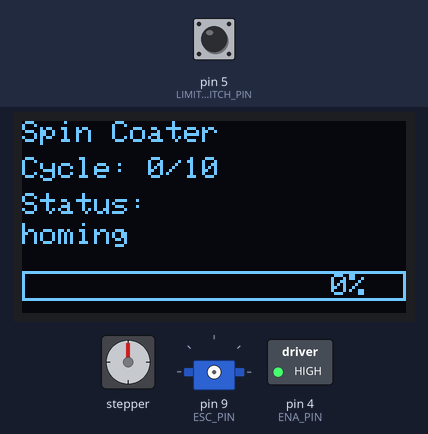
A sketch run on a simulated Arduino Uno, built with avr-gcc and run on an emulated ATmega328P. Parts: 128×64 one-colour display, stepper motor, servo, switched loads named in the sketch (green lamp = pin HIGH). Inputs (shaded band) come from the test bench; at power-on: pin 5 (LIMIT_SWITCH_PIN) HIGH. Stepper angles assume 200 steps per turn; pins used as bus, display or sensor lines are not drawn; what the sketch prints to the serial monitor is not drawn.

Above: at 7.8 s.
7.9 s: pin 5 (LIMIT_SWITCH_PIN) pulled LOW for 0.15 s
At 18.4 s:
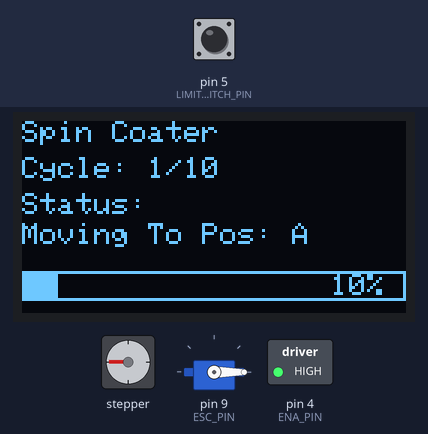
At 25.5 s:
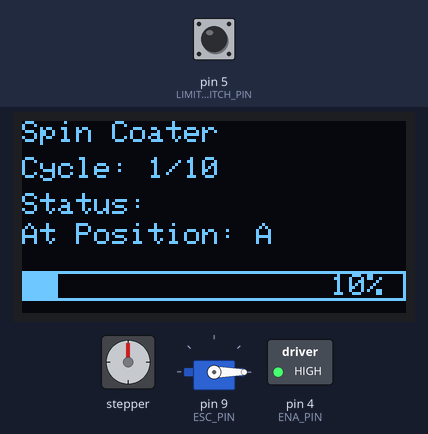
Timing chart, 0 to 26.6 s (numbered marks = the images above; inputs shaded):
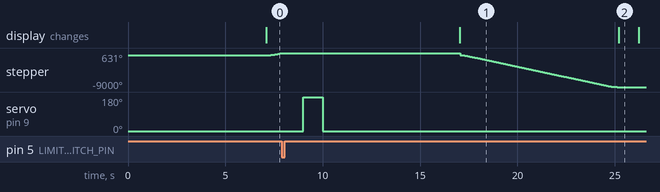

The sketch:

Main_ino.ino
```cpp
#include <stdint.h>
#include "Main_Settings.h"    // Configurations and settings for the project
#include "prototypes.h"       // Required for function prototypes and StatusMsg enum
#include <Arduino.h>           // Arduino core library for basic functions

#ifdef __AVR__ // Check for AVR architecture (e.g., Arduino Uno)
int freeMemory() {
    extern int __heap_start, *__brkval;
    int v; // Stack variable (top of stack)
    return (int)&v - (__brkval == 0 ? (int)&__heap_start : (int)__brkval);
}
#endif

/*
Setup function to initialize all components:

    - Starts the serial communication
    - Prints available memory
    - Sets up the OLED screen
    - Initializes components: linear stage, motor, syringe pump

    Called once during startup.
*/
void setup() {
    Serial.begin(9600);
    Serial.print(F("Free memory at startup: "));
    Serial.println(freeMemory());                          // Print available memory at startup

    screen_setup();                                        // Initialize the OLED screen
    linearStage_Setup();                                   // Set up the linear stage
    motorSetup();                                          // Set up the motor
    syringePump_Setup();                                   // Set up the syringe pump

    Serial.println(F("Setup process complete"));
}


void loop() {

     /*
      Main loop of the program, runs continuously:

        - Alternates between position A and position B, dispensing solution, and spinning substrate
        - Updates the OLED screen with the current status, cycle number, and progress
        - Uses the `moveToPosition`, `dispenseVolume`, and `motorLoop` functions to control the hardware

    Called repeatedly during operation.
    */
    Serial.print(F("Free memory in loop: "));
    Serial.println(freeMemory());                           // Print available memory during each loop iteration
    delay(1000);                                            // Delay for stability

    static bool positionAtA = true;                         // Track the current position (A or B)

    // Loop through the number of layers (process for each layer)
    for (int i = 1; i < NUMBER_OF_LAYERS; i++) {
        int currentCycle = i;

        // Determine the current position (A or B) as a string
        String pos = positionAtA ? "A" : "B";
        unsigned short int progress = map(i, 0, NUMBER_OF_LAYERS, 0, 100); // Progress percentage

        // Update the screen with the current status message
        char statusBuffer[50];
        getStatusMessage(statusBuffer, MSG_MOVING_TO_POS, pos.c_str());
        updateScreen(statusBuffer, currentCycle, progress);

        moveToPosition(positionAtA ? POSITION_A : POSITION_B);
        getStatusMessage(statusBuffer, MSG_AT_POS, pos.c_str());
        updateScreen(statusBuffer, currentCycle, progress);

        delay(1000);

        Serial.println(F("Syringe Pump Starting"));
        getStatusMessage(statusBuffer, MSG_DISPENSING, pos.c_str());
        updateScreen(statusBuffer, currentCycle, progress);
        dispenseVolume(); // Dispense solution using the syringe pump
        Serial.println(F("Syringe Pump Finished"));

        delay(1000); // Short delay after dispensing

        getStatusMessage(statusBuffer, MSG_SPINNING); // Spinning status
        updateScreen(statusBuffer, currentCycle, progress);
        motorLoop(); // Activate motor loop for spinning
        Serial.println(F("Motor loop finished"));

        delay(1000); // Short delay after spinning

        positionAtA = !positionAtA; // Toggle between positions A and B
    }

    // Final delay after the process is complete
    delay(10000); // Wait for a while before restarting the process
}
```

Main_BLDC_ino.ino
```cpp
// BLDCrampuprampdown.cpp
//#include "settings.h"
#include <Servo.h>

Servo esc;

void motorSetup() {
  esc.attach(ESC_PIN, minPulse, maxPulse);
  esc.writeMicroseconds(minPulse);   // Step 1: Minimum throttle
  delay(1000);                        // Wait 1 sec
  esc.writeMicroseconds(maxPulse);   // Step 2: Maximum throttle
  delay(1000);                        // Wait 1 sec
  esc.writeMicroseconds(minPulse);   // Step 3: Back to minimum
  delay(1000);                        // Wait 1 sec
  delay(5000);
  Serial.println(F("ESC Armed"));
}

void motorLoop() {
	/*
	loop for the motor  to ramp up to a value, TARGET_RPM, then ramp back down to idle

	TARGET_RPM is the rpm the motor will ramp to; from the MAX_RPM in settings, it is found by a mapping function,
	using the min/max pulses, and the min (0) and max (9480) rpm allowed from the motor.

	ramping is done by incrementing a value: pulse, then writing the motor that pulse value.
	the ramping can be adjusted by changing the increment value (" ; pulse += 5") or the short delay (50ms), to make
	it slower or faster

	there is a delay inbetween the ramp up and the ramp down, this delay can be changed in settings depending on
	long the coating should occur
	*/

  unsigned int TARGET_RPM = 7000;
  unsigned int targetPulse = map(TARGET_RPM, 0, maxRPM, minPulse, maxPulse);
  targetPulse = constrain(targetPulse, minPulse, maxPulse);

  // RAMP UP
  for (int pulse = minPulse; pulse <= targetPulse; pulse += 5) {
    esc.writeMicroseconds(pulse);
    Serial.print(F("Ramping Up - Pulse: "));
    Serial.println(pulse);
    delay(50);
  }
  delay(MOTOR_SPIN_COATING_TIME);
  //RAMP DOWN
  for(int pulse = targetPulse; pulse >= minPulse; pulse -= 5){
    esc.writeMicroseconds(pulse);
    Serial.print(F("ramping down - pulse: "));
    Serial.println(pulse);
    delay(50);
  }
}
```

Main_LinearStage_ino.ino
```cpp
// linearstage.cpp

#include <AccelStepper.h>
/* for when not using Main_Settings.hpp
//#include "settings.h"

#define LIMIT_SWITCH_PIN 5
#define ENA_PIN 4
#define DIR_PIN 3
#define PUL_PIN 2

const int maxSpeed = 750;
const int homingSpeed = 750;
const int acceleration = 1000;
const int POSITION_A = -5000;
const int POSITION_B = -6000;
*/

AccelStepper stepper(AccelStepper::DRIVER, PUL_PIN, DIR_PIN);

void linearStage_Setup() {
    /*
    Setup function for the linear stage

    initalize all the pins, then write ENABLE pin to HIGH to enable the motor.

    it then calls homeStage(), the function that homes the linear stage, establishing a '0' position for
    future reference.

        - Called in setup()
    */
    delay(7000);
    Serial.begin(9600);
    pinMode(LIMIT_SWITCH_PIN, INPUT_PULLUP);
    pinMode(ENA_PIN, OUTPUT);
    digitalWrite(ENA_PIN, HIGH);

    stepper.setMaxSpeed(maxSpeed);
	homeStage();
    /*
	for testing:
	lines 20-25 removed when ran with all files.

    delay(2000);
    moveToPosition(POSITION_A);
    delay(5000);
    moveToPosition(POSITION_B);
    delay(5000);
    moveToPosition(POSITION_A);
    */
}

/*
void loop() {

}
*/

void homeStage() {
    /*
    Homing function for the linear stage

    sets acceleration and speed to homing presets (adjust in Main_Settings.hpp)
    Moves the motor indefinetly while the limit switch is not activated (logic HIGH)

    Once limit swtich is hit (logic LOW) the motor stops, and sets the current position as position 0.
    - soon to implement: testing to find the far RIGHT side of the stage, set this as x steps, once it reaches x-50, stop the
      motor as a safety factor.

    Homing is now complete.

        - Called in linearStage_Setup()
    */
    updateScreen("homing",0,0);
    stepper.setAcceleration(1200);
    Serial.println(F("Homing..."));
    stepper.setMaxSpeed(homingSpeed);
    stepper.moveTo(1000000);  // Move indefinitely towards the limit switch

    while (digitalRead(LIMIT_SWITCH_PIN) == HIGH) {
        stepper.run();
    }

    stepper.stop();
    delay(100);

    stepper.setCurrentPosition(0); // Set zero reference
    Serial.println(F("Homing Complete."));
    Serial.println(F("*---------------------------------------------*"));
}

void moveToPosition(int position) {
    /*
    Move function for linear stage

    when called, with arguements PositionA or PositonB (defined in Main_Settings.hpp),
    the stage will move the allocated amount of steps to each positon.These positions need to
    be manually calculated. find positon A, where syringe A is directly above the coating platform,
    then do the same for position B.

        - Called in loop()
    */
    stepper.setAcceleration(1500);
    Serial.print(F("Moving to Position: "));
    Serial.println(position);
    stepper.moveTo(position);
    while (stepper.distanceToGo() != 0) {
        stepper.run();
    }
    Serial.print(F("Final Step Position: "));
    Serial.println(stepper.currentPosition());
    Serial.println(F("Position reached."));
    Serial.println(F("*---------------------------------------------*"));
}
```

Main_Screen.ino
```cpp
#include <SPI.h>
#include <Adafruit_GFX.h>
#include <Adafruit_SSD1306.h>
#include <avr/pgmspace.h>
#include "prototypes.h" // Required for StatusMsg enum and function prototype

/*
Pin Configurations:
VCC -> 5V
GND -> GND
SDA -> 11 (MOSI)
SCL -> 13 (SCK)
RES -> 6
CS  -> 7
DC  -> 8
*/


// OLED Pin Definitions
#define OLED_CS     7
#define OLED_DC     8
#define OLED_RESET  6

// Display Configuration
#define SCREEN_WIDTH 128
#define SCREEN_HEIGHT 64
Adafruit_SSD1306 display(SCREEN_WIDTH, SCREEN_HEIGHT, &SPI, OLED_DC, OLED_RESET, OLED_CS);

// Optional: cycle counter
int currentCycle = 0;

/*
PROGMEM status messages

These status strings are stored in flash memory instead of RAM to reduce memory usage.
Only one message is loaded into RAM at a time using the `getStatusMessage` function.
*/
const char msg_moving_to_pos[] PROGMEM = "Moving To Pos: ";
const char msg_at_pos[]        PROGMEM = "At Position: ";
const char msg_dispensing[]    PROGMEM = "Dispensing Solution: ";
const char msg_spinning[]      PROGMEM = "Spinning Substrate";

// Array of pointers to each string in PROGMEM
const char* const statusMessages[] PROGMEM = {
  msg_moving_to_pos,
  msg_at_pos,
  msg_dispensing,
  msg_spinning
};

/*
Copies a flash-stored status message (based on enum index) into a RAM buffer.
An optional suffix can be appended (e.g., "A" or "B" for position).

    Parameters:
        dest   - char buffer in RAM to receive the message
        msg    - StatusMsg enum value
        suffix - optional C-style string to append

    Used in: loop() to assemble the full status message for the OLED screen.
*/
void getStatusMessage(char* dest, StatusMsg msg, const char* suffix = nullptr) {
    strcpy_P(dest, (PGM_P)pgm_read_word(&(statusMessages[msg])));
    if (suffix) {
        strcat(dest, suffix);
    }
}


void screen_setup() {
    /*
    Initializes the OLED screen for use.

    Called in: setup()

    - Begins SPI communication
    - Initializes the OLED driver
    - Displays startup message
    */

    SPI.begin();

    if (!display.begin(SSD1306_SWITCHCAPVCC)) {
        Serial.println(F("SSD1306 allocation failed"));
        while (true); // hang
    }

    display.clearDisplay();
    display.setTextSize(1);
    display.setTextColor(SSD1306_WHITE);
    display.setCursor(0,0);
    display.println("Spin Coater Ready");
    display.display();
}


void updateScreen(const char* status, int cycleNum, int progress) {

        /*
        Updates the OLED screen with current status

         Parameters:
         status   - char* status string (must be pre-assembled in RAM)
         cycleNum - current cycle number
         progress - % progress (0-100)

         Called repeatedly during main loop to reflect current operation.
         Displays:
            - System name
            - Cycle count
            - Status message
            - Progress bar and percent
        */
    display.clearDisplay();

    display.setTextSize(1);
    display.setTextColor(SSD1306_WHITE);

    // Header
    display.setCursor(0, 0);
    display.println("Spin Coater");

    // Cycle count
    display.setCursor(0, 12);
    display.print("Cycle: ");
    display.print(cycleNum);
    display.print("/");
    display.print(NUMBER_OF_LAYERS);

    // Status
    display.setCursor(0, 24);
    display.print("Status:");
    display.setCursor(0, 34);
    display.println(status);

    // Progress bar
    int barWidth = map(progress, 0, 100, 0, SCREEN_WIDTH);
    display.drawRect(0, 50, SCREEN_WIDTH, 10, SSD1306_WHITE);
    display.fillRect(0, 50, barWidth, 10, SSD1306_WHITE);

    // Percentage text
    display.setCursor(SCREEN_WIDTH - 25, 51);
    display.print(progress);
    display.print("%");

    display.display();
}
```

Main_SyringePump_ino.ino
```cpp
// syringepump.cpp
/*
code to turn on pump, pump settings must be set on the device.


Currently -- 6:27, 2025-03-19
	-configuration of Syringe pump has it so that the Falling Edge of trigger pin signal
	-(ie writing trigger pin to ttl logic "LOW" 0-0.8V coming from "HIGH" (2-5V) would
	-turn the motor on

	-with this configuration, and the current pumping program settings (described below),
	-the "dispense volume" function will run the pump so that it will go through 1 Pumping Program
	-then wait until it is called again.
	-there might need to be some changes with the time delays, depending on how long it takes for the
	-acutual Pumping Program to run.

Wiring/Pinout:
Pin 1: VCC
Pin 2: Trigger
Pin 8: Direction
Pin 9: GND

How to Set a Pumping Program:
1.	Press and hold the 'Rate' key until phase number is shown (PH:nn)
2. 	Select Phase 1 (PH:01)
3. 	Press and hold the 'Volume' key until it displays the Program Function
4. 	Press the arrow keys to select the 'RATE' function.
5. 	Press the 'Rate' key. Use the arrows to select the rate for dispensing.
6. 	Press 'Volume' key. Use arrow keys to select the volume to be dispensed.
7. 	Optional: Press the withdraw key to set the direction (withdraw/infuse)
8. 	** needed for this configuration ** Create second phase by holding 'Rate' key and use arrows to select (PH:02)
9. 	Hold 'Volume' and use the arrows to navigate to 'STOP' - the stop function tells the machine to wait for the next
	until it starts pumping again. This next trigger will be given for the next cycle.


Current  (example) Pumping Program:
	PHASE: 01
	Diameter: 					20.00mL
	Rate: 						500mL/hr
	Volume to be Dispensed:		1.5mL
	PHASE: 02
	Volume set to STOP


TTL Operational Trigger Settings
	TR:St (Start only) : Trigger Input Falling Edge -> this means, logic "HIGH" is Idle mode, "LOW" is Run.
		- Hold the "Diameter" key, wait until the screen shows "ttl" then click an arrow key, then select "tr:St"


*/

//#include "settings.h"

void syringePump_Setup() {
    pinMode(TRIGGER_PIN, OUTPUT);
    //pinMode(DIRECTION_PIN, OUTPUT);
    digitalWrite(TRIGGER_PIN, HIGH);
}

void dispenseVolume() {
	/*
	write trigger pin LOW for a short (100ms) pulse, then back to HIGH. The device responds to the FALLING edge.
	implement an adequate delay afterwards for the pump to finish the predetermined pumping sequence - RUN PUMP SEQUENCE BEFORE SETTING DELAY
	*/
    digitalWrite(TRIGGER_PIN, LOW);
    delay(100);
    digitalWrite(TRIGGER_PIN, HIGH);
    delay(10000);
}
```

prototypes.h
```cpp
#ifndef PROTOTYPES_H
#define PROTOTYPES_H

#include <Arduino.h>

void motorSetup();
void motorLoop();
void syringePump_Setup();
void dispenseVolume();
void linearStage_Setup();
void homeStage();
void moveToPosition(int position);
void updateScreen(const String& status, int cycleNum);

enum StatusMsg {
    MSG_MOVING_TO_POS,
    MSG_AT_POS,
    MSG_DISPENSING,
    MSG_SPINNING
};

void getStatusMessage(char* dest, StatusMsg msg, const char* suffix = nullptr);

#endif
```

Main_Settings.h
```cpp
// settings.h
#ifndef SETTINGS_H
#define SETTINGS_H

// Limit switch pins
# define LIMIT_SWITCH_PIN 5

// Stepper motor driver pins
#define ENA_PIN 4
#define DIR_PIN 3
#define PUL_PIN 2

// DC Motor pin
#define ESC_PIN 9

// Syringe pump pins
#define TRIGGER_PIN 10


// Linear stage settings
const uint16_t maxSpeed = 750;
const int16_t POSITION_A = -5000; 			  		// depositing location A
const int16_t POSITION_B = -6000;					  	// depositing location B
const uint16_t homingSpeed = 750;				  		// speed the motor moves when in homing
const uint16_t acceleration = 1000;						// acceleration of the linear stage


// Spin coating settings
const uint8_t NUMBER_OF_LAYERS = 10;					// number of layers


// DC Motor settings
const uint16_t MOTOR_SPIN_COATING_RPM = 3000;			// desired rpm for spin coating (value to ramp up to)
const uint16_t MOTOR_SPIN_COATING_TIME = 5000;			// duration after motor ramps up to desired rpm, ms
const uint16_t minPulse = 1000;					// min pulse for motor (1000, 2000)
const uint16_t maxPulse = 2000;					// max pulse for motor (1000, 2000)
const uint16_t maxRPM = 9480;							// max rpm of motor, 790KV * 12 V

#endif
```

Measured:
- after the input at 7.9 s, servo on pin 9 (ESC_PIN): 0° → 180° after 1.1 s, → 0° 1.0 s later; the display: changes after 9.1 s (image 1)
